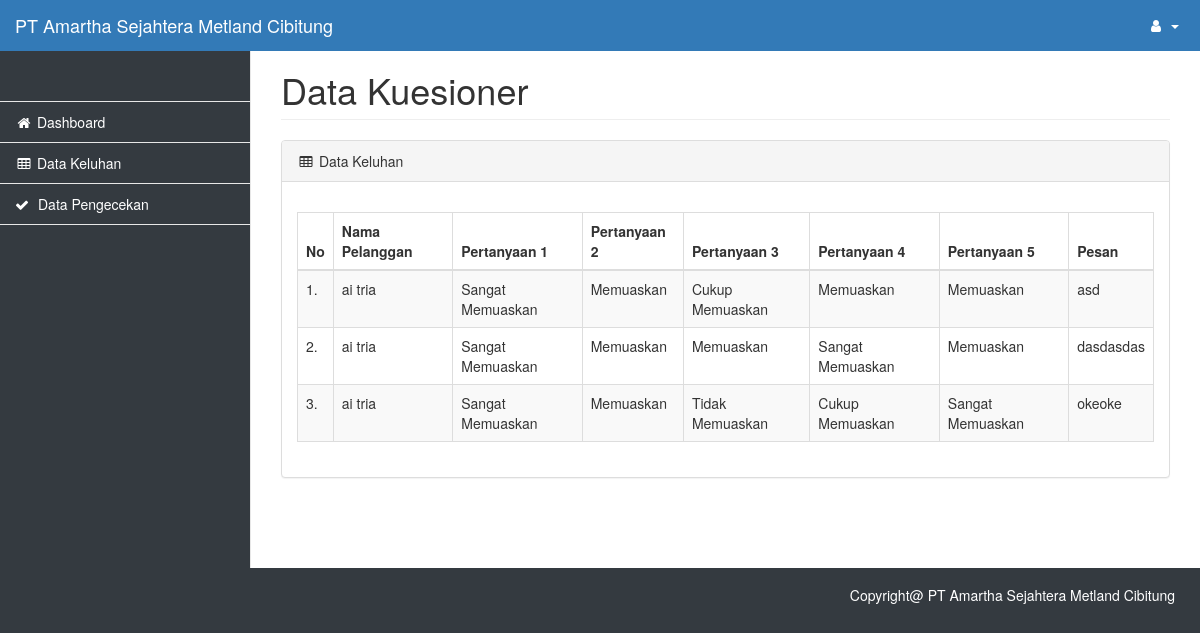
/index.php/dashboard/dataKuesioner, run on the app's committed database.
### tables this page shows
CREATE TABLE `tb_kuesioner` (
  `id_kuesioner` int(11) NOT NULL,
  `id_pelanggan` int(11) NOT NULL,
  `pertanyaan_satu` varchar(50) NOT NULL,
  `pertanyaan_dua` varchar(50) NOT NULL,
  `pertanyaan_tiga` varchar(50) NOT NULL,
  `pertanyaan_empat` varchar(50) NOT NULL,
  `pertanyaan_lima` varchar(50) NOT NULL,
  `pesan` text NOT NULL
);

CREATE TABLE `tb_pengguna` (
  `id_pengguna` int(11) NOT NULL,
  `username` varchar(22) NOT NULL,
  `nama` varchar(20) NOT NULL,
  `alamat` text NOT NULL,
  `no_telp` varchar(13) NOT NULL,
  `password` varchar(32) NOT NULL,
  `tipe` varchar(12) NOT NULL
);

### application/controllers/Dashboard.php (called while the page is built, shortened)
<?php
class Dashboard extends CI_Controller
{
    public function __construct()
    {
        $this->load->library('pdf');
        $this->load->model("musers");
        $this->load->model("mreport");
        $this->load->model("mKuesioner");
    }
    public function dataKuesioner()
    {
        $data['kuesioner'] = $this->mKuesioner->readData();
        $this->load->view("admin/includes/head");
        $this->load->view("admin/includes/navtop_navside");
        $this->load->view("admin/data_kuesioner_v", $data);
        $this->load->view("admin/includes/footer");
    }
}

### index.php (called while the page is built, shortened)
<?php
require_once BASEPATH.'core/CodeIgniter.php';

### application/models/Mkuesioner.php (called while the page is built)
<?php
class MKuesioner extends CI_Model
{
    public function readData()
    {
        $query = $this->db->from("tb_kuesioner")->join("tb_pengguna", "tb_pengguna.id_pengguna = tb_kuesioner.id_pelanggan")->get();
        return $query->result_array();
    }
}

### application/views/admin/data_kuesioner_v.php (the view)
<div id="page-wrapper">
    <div class="container-fluid">
        <div class="row">
            <div class="col-lg-12">
                <h1 class="page-header">Data Kuesioner</h1>
            </div>
        </div>
        <div class="row">
            <div class="col-lg-12">
                <div class="panel panel-default">
                    <div class="panel-heading">
                        <i class="fa fa-table fa-fw"></i>
                        Data Keluhan
                    </div>
                    <div class="panel-body">
                        <div class="table-responsive" style="height: 40%; width: 100%; overflow: auto;margin-top:15px">
                            <table class="table table-striped table-bordered table-hover" id="dataTables-example">
                                <thead>
                                    <tr>
                                        <th>No</th>
                                        <th>Nama Pelanggan</th>
                                        <th>Pertanyaan 1</th>
                                        <th>Pertanyaan 2</th>
                                        <th>Pertanyaan 3</th>
                                        <th>Pertanyaan 4</th>
                                        <th>Pertanyaan 5</th>
                                        <th>Pesan</th>
                                    </tr>
                                </thead>
                                <tbody>
                                    <?php if (count($kuesioner) > 0) {
                                        $i = 0;
                                        foreach ($kuesioner as $key => $row) {
                                            $i += 1;
                                    ?>
                                            <tr class="even">
                                                <td><?= $i ?>.</td>
                                                <td><?= $row['nama'] ?></td>
                                                <td><?= $row['pertanyaan_satu'] ?></td>
                                                <td><?= $row['pertanyaan_dua'] ?></td>
                                                <td><?= $row['pertanyaan_tiga'] ?></td>
                                                <td><?= $row['pertanyaan_empat'] ?> </td>
                                                <td><?= $row['pertanyaan_lima']  ?></td>
                                                <td><?= $row['pesan']  ?></td>
                                            </tr>
                                        <?php }
                                    } else { ?>
                                        <tr class='even gradeA'>
                                            <td colspan="8" class="text-center">Data Keluhan Tidak Tersedia</td>
                                        </tr>
                                    <?php } ?>
                                </tbody>
                            </table>
                        </div>
                    </div>
                </div>
            </div>
        </div>
    </div>
</div>
</div>

### assets/admin/css/startmin.css (style rules this page uses)
body { background-color: #f8f8f8; }
#page-wrapper { padding-top: 30px; min-height: 568px; background-color: #fff; }
@media (min-width:768px) { #page-wrapper { position: inherit; margin-left: 250px; padding: 30px 15px 0 15px; border-left: 1px solid #e7e7e7; } }

### data on the page
tb_kuesioner: id_pelanggan.nama "ai tria", pertanyaan_satu "Sangat Memuaskan", pertanyaan_dua "Memuaskan", pertanyaan_tiga "Cukup Memuaskan", pertanyaan_empat "Memuaskan", pertanyaan_lima "Memuaskan", pesan "asd"
tb_kuesioner: id_pelanggan.nama "ai tria", pertanyaan_satu "Sangat Memuaskan", pertanyaan_dua "Memuaskan", pertanyaan_tiga "Memuaskan", pertanyaan_empat "Sangat Memuaskan", pertanyaan_lima "Memuaskan", pesan "dasdasdas"
tb_kuesioner: id_pelanggan.nama "ai tria", pertanyaan_satu "Sangat Memuaskan", pertanyaan_dua "Memuaskan", pertanyaan_tiga "Tidak Memuaskan", pertanyaan_empat "Cukup Memuaskan", pertanyaan_lima "Sangat Memuaskan", pesan "okeoke"
